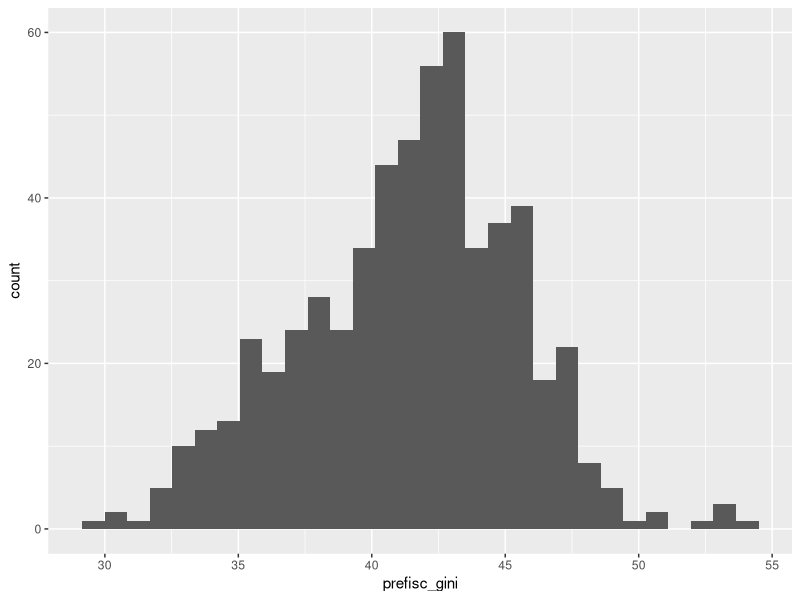
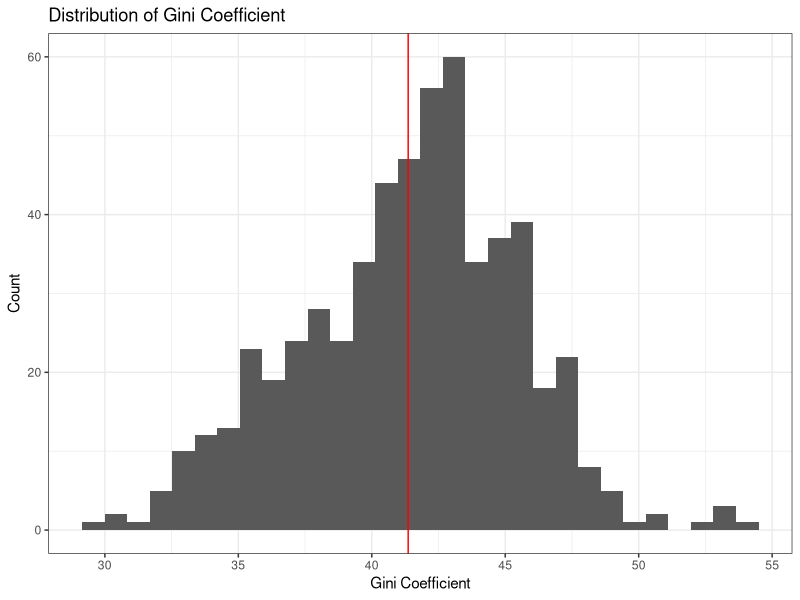
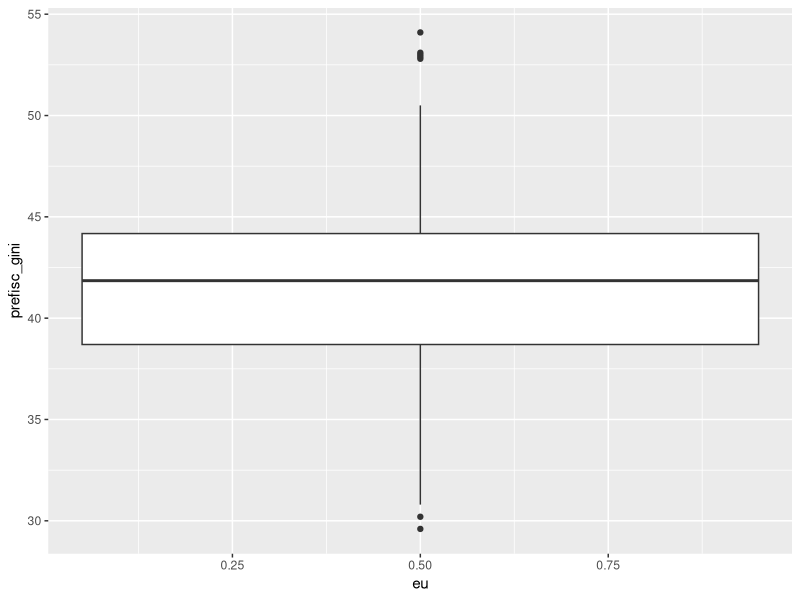
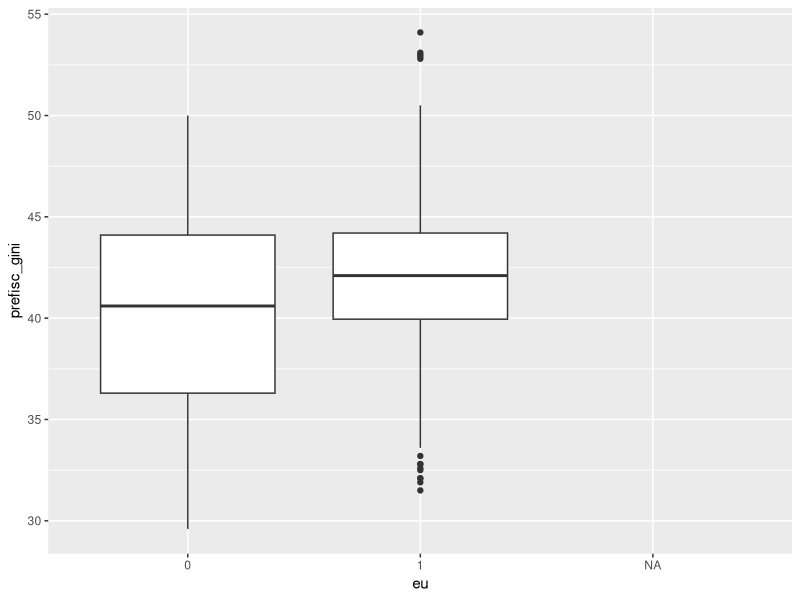

R code for these plots, in order:
## ---- chunk 1
library(readxl)

cpds = read_excel("data/cpds.xlsx")
## ---- chunk 2
#| message: false

library(tidyverse)
## ---- chunk 3
cpds_subset = cpds %>%
  select(year, country, prefisc_gini, eu, openc, poco) 
## ---- chunk 4
head(cpds_subset)
## ---- chunk 5
ggplot(cpds_subset) +
  geom_histogram(aes(x = prefisc_gini)) 
## ---- chunk 6
mean(cpds_subset$prefisc_gini, na.rm = TRUE)
## ---- chunk 7
ggplot(cpds_subset) +
  geom_histogram(aes(x = prefisc_gini))  +
  geom_vline(xintercept = mean(cpds_subset$prefisc_gini, na.rm = TRUE), color = "red") +
  theme_bw() +
  labs(x = "Gini Coefficient",
       y = "Count",
       title = "Distribution of Gini Coefficient")
## ---- chunk 8
ggplot(cpds_subset) +
  geom_boxplot(aes(y = prefisc_gini, x = eu)) 
## ---- chunk 9
cpds_subset %>%
  mutate(eu = as.factor(eu)) %>%
  ggplot() +
  geom_boxplot(aes(y = prefisc_gini, x = eu)) 
